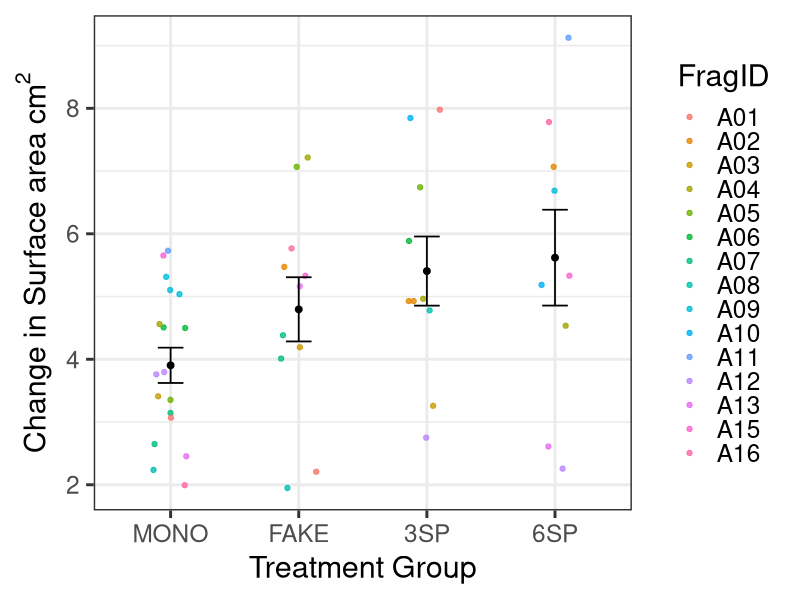
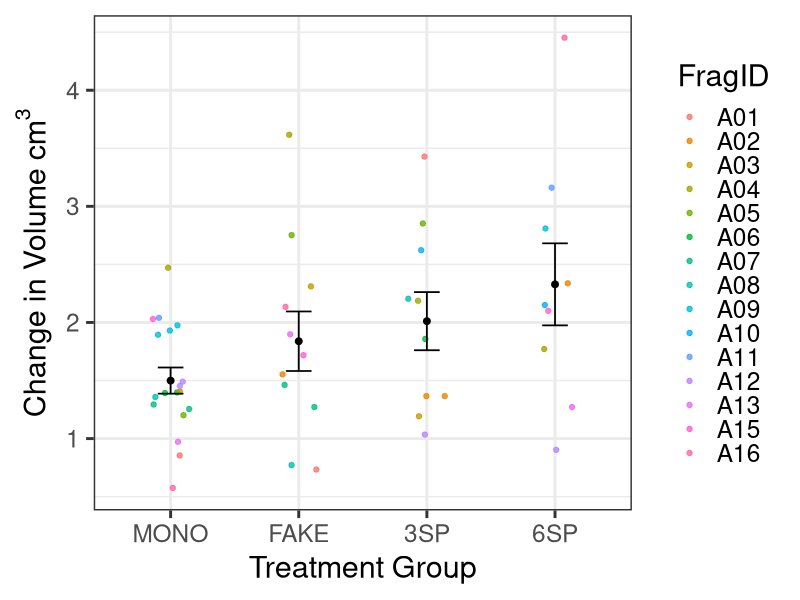
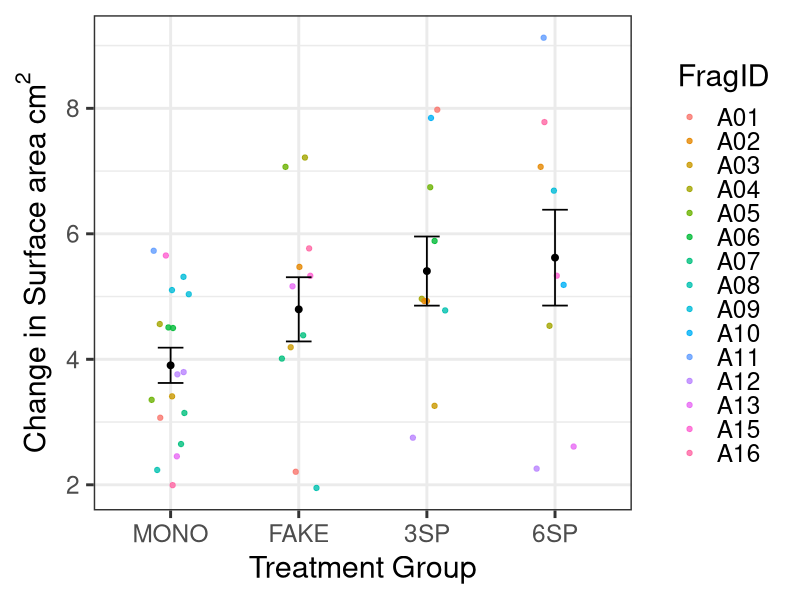
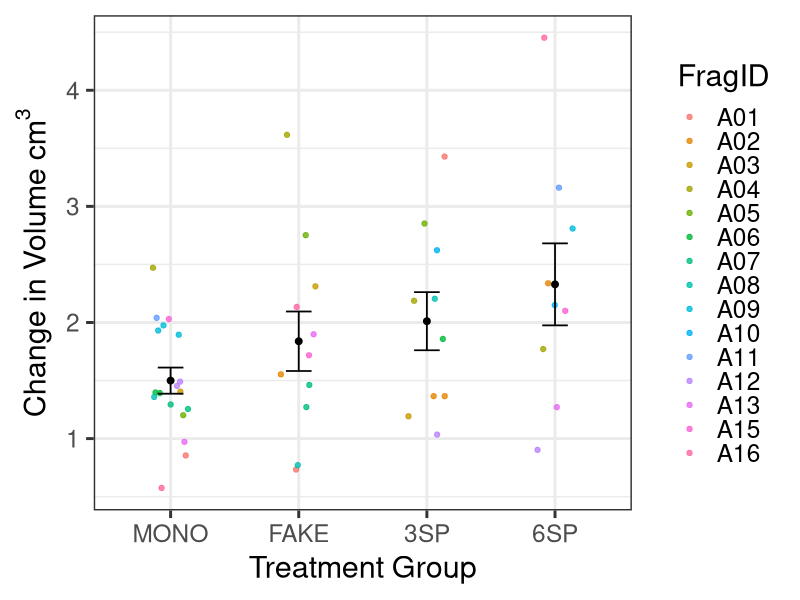

Source code (R) for these figures, in order:
## ---- chunk 1
library(tidyverse)
library(here)
library(stringr)
## ---- chunk 2
SpeciesA_tf <- read_csv(here("Data/Photogrammetry/tf-data-v1.csv"))
SpeciesA_t0 <- read_csv(here("Data/Photogrammetry/t0-data-v1.csv"))
view(SpeciesA_t0)
## ---- chunk 3
SpeciesA_tf_clean <- SpeciesA_tf %>%
  mutate(Measurement = if_else(is.na(volume_mm3), "SurfaceArea", "Volume")) %>% #Adding column for what type of measurement it is
  mutate(Treatment = str_extract(model, "[^_]+$")) %>% #Adding column for the treatement group
  drop_na(model) %>%  #Dropping the na rows from the model column
  rename(SA_tf = surface_area_mm2) %>% #renaming the surface area column to add the timepoint 
  rename(V_tf = volume_mm3) %>% #renaiming the surface area column to add the timepoint 
    filter(model != "backup") %>%
select(-chunk, -closed)

SpeciesA_t0_clean <- SpeciesA_t0 %>%
  mutate(Measurement = if_else(is.na(volume_mm3), "SurfaceArea", "Volume")) %>% #Adding column for what type of measurement it is
  mutate(Treatment = str_extract(model, "[^_]+$")) %>% #Adding column for the treatement group
  drop_na(model) %>%  #Dropping the na rows from the model column
  filter(model != "backup") %>% #Remove the rows with backup models
   rename(SA_t0 = surface_area_mm2) %>% #renaming the surface area column to add the timepoint 
  rename(V_t0 = volume_mm3) %>% #renaiming the surface area column to add the timepoint
  select(-chunk, -closed)

JoinedAreaData <- left_join( SpeciesA_t0_clean,SpeciesA_tf_clean, by = join_by(model, Treatment, Measurement))

#Filter out models that do not have TF data
JoinedAreaData <- JoinedAreaData %>%
  filter(!model %in% c("A13_1_3SP","Copy of A13_1_3SP",
"A14_1_3SP", "Copy of A14_1_3SP",
"A15_1_3SP","Copy of A15_1_3SP",
"A16_1_3SP", "Copy of A16_1_3SP",
"A09_1_FAKE", "Copy of A09_1_FAKE",
"A10_1_FAKE", "Copy of A10_1_FAKE",
"A11_1_FAKE", "Copy of A11_1_FAKE",
"A12_1_FAKE", "Copy of A12_1_FAKE",
"A05_1_6SP", "Copy of A05_1_6SP",
"A06_1_6SP", "Copy of A06_1_6SP",
"A07_1_6SP","Copy of A07_1_6SP",
"A08_1_6SP", "Copy of A08_1_6SP" )) %>% #Filtering out all models that do not have tf data
    filter(!grepl("^b", model, ignore.case = TRUE)) %>% #filtering out all b models
  filter(!grepl("^Copy of b", model, ignore.case = TRUE)) %>%
  #Filtering out all copy of b models
    mutate(FragID = str_extract(model, "[A-Za-z]\\d+")) %>%
  relocate(FragID, .after = 1) %>% #Moving to different order of columns
  relocate(Treatment, .after =2) %>%
  relocate(Measurement, .after =3)
## ---- chunk 4
GrowthData <- JoinedAreaData %>%
  mutate(DeltaSA = (SA_tf - SA_t0)/100) %>% #Find the growth data and divide by 100 to change to cm2
  mutate(DeltaV = (V_tf - V_t0)/1000) %>%#Divide by 100 to change to cm3
  filter(DeltaSA > 0) %>% #Getting rid of negative values **Should check these models later
  filter(DeltaV > 0) 
  
  


GrowthData$model[is.na(GrowthData$DeltaSA)] #Listing which model names we are missing tf data for 

GrowthData <- GrowthData %>% filter(!is.na(DeltaSA)) #filtering out the remaining models that do not have tf data **We need to double check this 
## ---- chunk 5

se_fun <- function(x) {
  n <- sum(!is.na(x))
  if (n <= 1) return(NA_real_)
  sd(x, na.rm = TRUE) / sqrt(n)
}
## ---- chunk 6
GrowthSummary <- GrowthData %>%
  group_by(Treatment) %>% #Group by treatment to take averages across treatment groups etc. 
  summarise(
    N_SA = sum(!is.na(DeltaSA)),
    N_V = sum(!is.na(DeltaV)),
    DeltaSA_avg = mean(DeltaSA), 
    DeltaV_avg = mean(DeltaV), 
    se_SA = se_fun(DeltaSA), 
    se_V = se_fun(DeltaV))
## ---- chunk 7
GrowthDataOrdered <- GrowthData %>% left_join(GrowthSummary, by = "Treatment") %>%
  mutate(Treatment = fct_reorder(Treatment, DeltaSA_avg))
## ---- chunk 8
SurfaceAreaPlot <- ggplot() + #Use ggplot to make the graphs
  geom_jitter(data = GrowthDataOrdered, aes(x = Treatment, y = DeltaSA, color = FragID),  #Geom jitter with treatment on the x axis and change in surface area on the y axis in cm, we want each individual fragment to be colored
              width = 0.15, alpha = 0.8) + #This is setting the size of points
  # stat_summary(data = GrowthDataOrdered, aes(x = Treatment, y = DeltaSA)
  geom_errorbar(data = GrowthSummary, aes(x = Treatment, ymin = DeltaSA_avg - se_SA, ymax = DeltaSA_avg + se_SA), #Making the error bars on the graph fromt eh summary stats that we made above
                width = 0.2, linewidth = 0.6) + #Size of the error bars
  geom_point(data = GrowthSummary, aes(x = Treatment, y = DeltaSA_avg), size = 2) + #This is the point of the average of the growth values
  labs(y = expression("Change in Surface area cm"^2), #changing the y-axis title 
       x = "Treatment Group") + #changing the x-axis title 
  
  theme_bw(base_size = 22) #Theme of the plot set to black and white and size of font to 22

SurfaceAreaPlot

ggsave(here("Output", "SurfaceAreaChange_Jitter.pdf"), SurfaceAreaPlot, h = 5, w = 10) #Save the graph into a folder, can ignore 

## ---- chunk 9
VolumePlot <- ggplot() + #Use ggplot to make the graphs
  geom_jitter(data = GrowthDataOrdered, aes(x = Treatment, y = DeltaV, color = FragID),  #Geom jitter with treatment on the x axis and change in volume on the y axis in cm, we want each individual fragment to be colored
              width = 0.15, alpha = 0.8) + #This is setting the size of points
  
  geom_errorbar(data = GrowthSummary, aes(x = Treatment, ymin = DeltaV_avg - se_V, ymax = DeltaV_avg + se_V), #Making the error bars on the graph fromt eh summary stats that we made above
                width = 0.2, linewidth = 0.6) + #Size of the error bars
  geom_point(data = GrowthSummary, aes(x = Treatment, y = DeltaV_avg), size = 2) + #This is the point of the average of the growth values
  labs(y = expression("Change in Volume cm"^3), #changing the y-axis title 
       x = "Treatment Group") + #changing the x-axis title 
  
  theme_bw(base_size = 22) #Theme of the plot set to black and white and size of font to 22

VolumePlot

ggsave(here("Output", "VolumeChange_Jitter.pdf"), VolumePlot, h = 5, w = 10) #Save the graph into a folder, can ignore 
